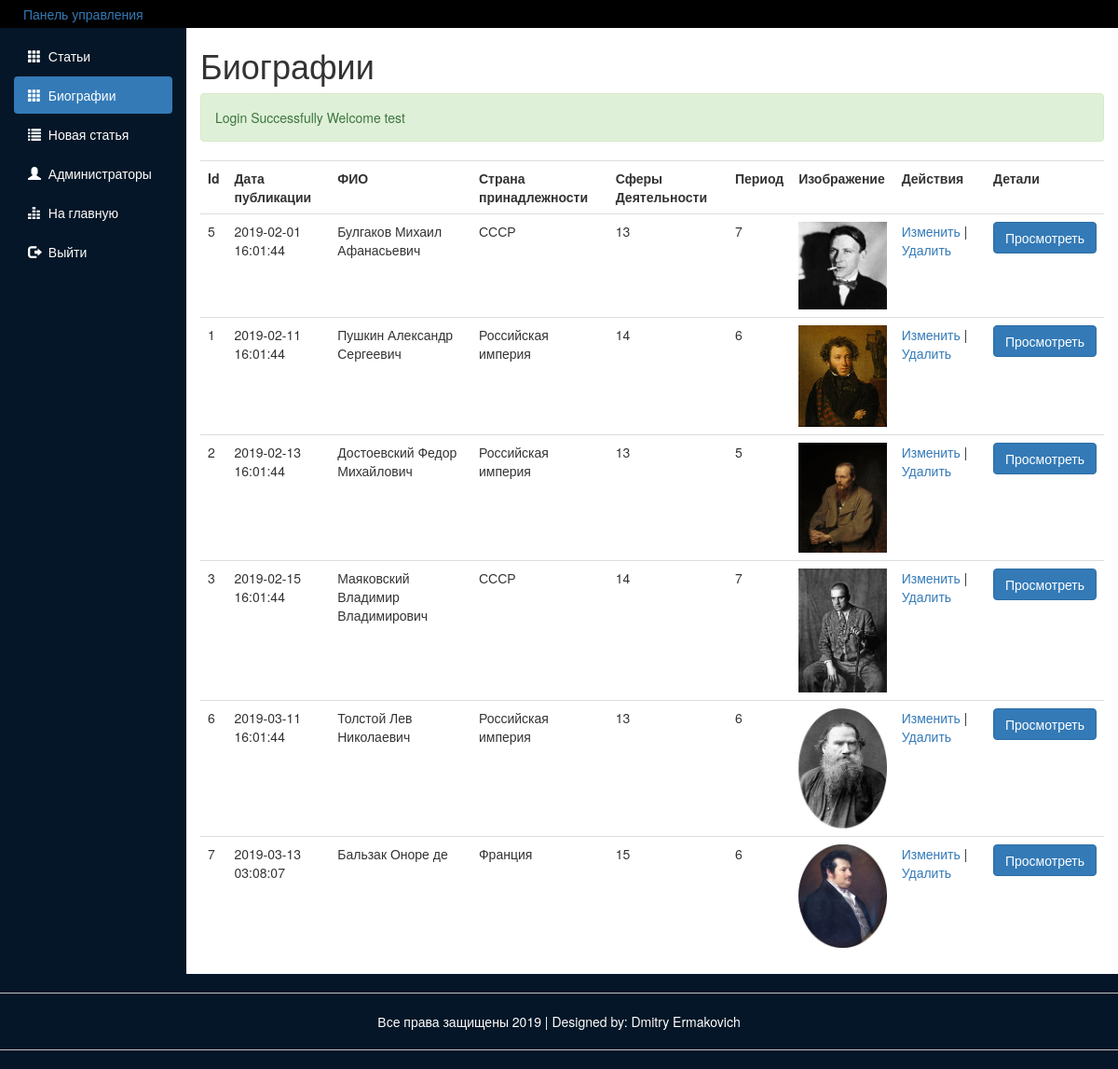
Screenshot of /src/public_routes/Dashboard/Biographies.php (signed in) with the database file from the repository.
### src/Include/dbFunctions.php (called while the page is built, shortened)
<?php
require_once 'DatabaseLoad.php';
function doSQLQuery($query)
{
  global $con2;
  try {
    $exec = mysqli_query($con2, $query) or die(mysqli_error($con2));
    if ($exec) {
      return $exec;
    }
  } catch (Exception $e) {
    echo $e->getMessage();
  }
  return false;
}

### src/utils/biographies_c.php (the view, shortened to what this page needs)
<?php
function fillBiographiesTable()
{
  $sql = "SELECT * FROM Авторы ORDER BY дата_добавления";
  $exec = doSQLQuery($sql);
  if (mysqli_num_rows($exec) < 1) {
    ?>
    <p class="lead">У вас 0 постов в данный момент</p>
    <a href="NewPost.php"><button class="btn btn-info">Добавить пост</button></a>
    <?php
  } else {?>
      <table class="table table-hover">
        <tr>
          <th>Id</th>
          <th>Дата публикации</th>
          <th>ФИО</th>
          <th>Страна принадлежности</th>
          <th>Сферы Деятельности</th>
          <th>Период</th>
          <th>Изображение</th>
          <th>Действия</th>
          <th>Детали</th>
        </tr>
        <?php
    while ($post = mysqli_fetch_assoc($exec)) {
      $bio_id = $post['id'];
      $post_date = $post['дата_добавления'];
      $state = $post['страна_принадлежности'];
      $spheres = $post['сферы_деятельности'];
      $period = $post['период'];
      $post_fullname = "$post[фамилия]  $post[имя] $post[отчество]";
      $biography = $post['биография'];
      $image = $biography . '.jpg';
      $t = time();
      ?>
      <tr>
        <td><?php echo $bio_id; ?></td>
        <td><?php echo $post_date; ?></td>
        <td><?php echo $post_fullname;?></td>
        <td><?php echo $state;?></td>
        <td><?php echo $spheres;?></td>
        <td><?php echo $period;?></td>
        <td>
          <?php echo "<img class='img-responsive' src='../Upload/bios/$image?m=$t' width='100px' height='150px'>"; ?>
        </td>
        <td>
          <?php echo "<a href='/editBio.php?bio_id=$bio_id'>Изменить</a> | <a href='/deleteBio.php?bio_id=$bio_id'>Удалить</a>"; ?>
        </td>
        <td><a href="/Bio.php?id=<?php echo $bio_id; ?>"><button class="btn btn-primary">Просмотреть</button></a></td>
      </tr>
      <?php
    }
  }
}
?>

### src/public_routes/Assets/style.css (style rules this page uses)
body { background: #041627; overflow-x: hidden; }

### rows the page displays
авторы: id "5", дата_добавления "2019-02-01 16:01:44", post_fullname "Булгаков Михаил Афанасьевич", страна_принадлежности "СССР", сферы_деятельности "13", период "7", биография (picture)
авторы: id "1", дата_добавления "2019-02-11 16:01:44", post_fullname "Пушкин Александр Сергеевич", страна_принадлежности "Российская империя", сферы_деятельности "14", период "6", биография (picture)
авторы: id "2", дата_добавления "2019-02-13 16:01:44", post_fullname "Достоевский Федор Михайлович", страна_принадлежности "Российская империя", сферы_деятельности "13", период "5", биография (picture)
авторы: id "3", дата_добавления "2019-02-15 16:01:44", post_fullname "Маяковский Владимир Владимирович", страна_принадлежности "СССР", сферы_деятельности "14", период "7", биография (picture)
авторы: id "6", дата_добавления "2019-03-11 16:01:44", post_fullname "Толстой Лев Николаевич", страна_принадлежности "Российская империя", сферы_деятельности "13", период "6", биография (picture)
авторы: id "7", дата_добавления "2019-03-13 03:08:07", post_fullname "Бальзак Оноре де", страна_принадлежности "Франция", сферы_деятельности "15", период "6", биография (picture)

### other values shown
$_SESSION["successMessage"] "Login Successfully Welcome test"
